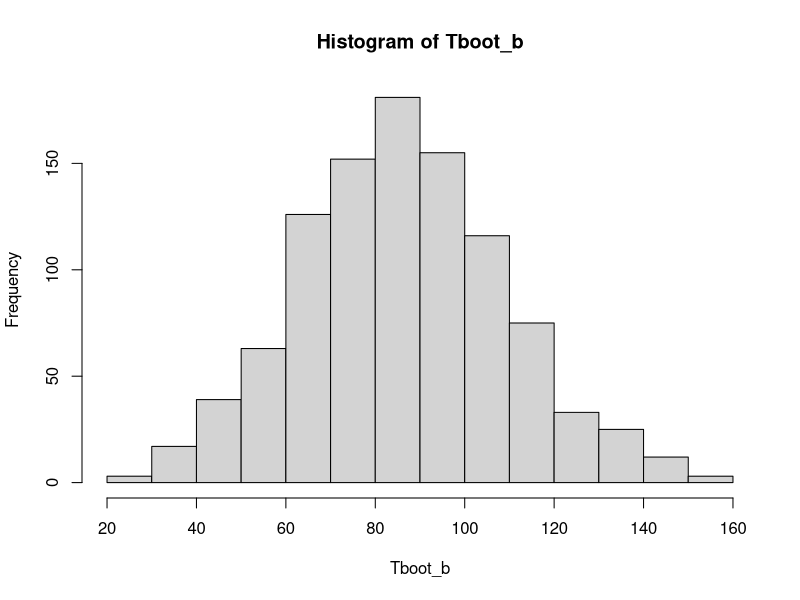
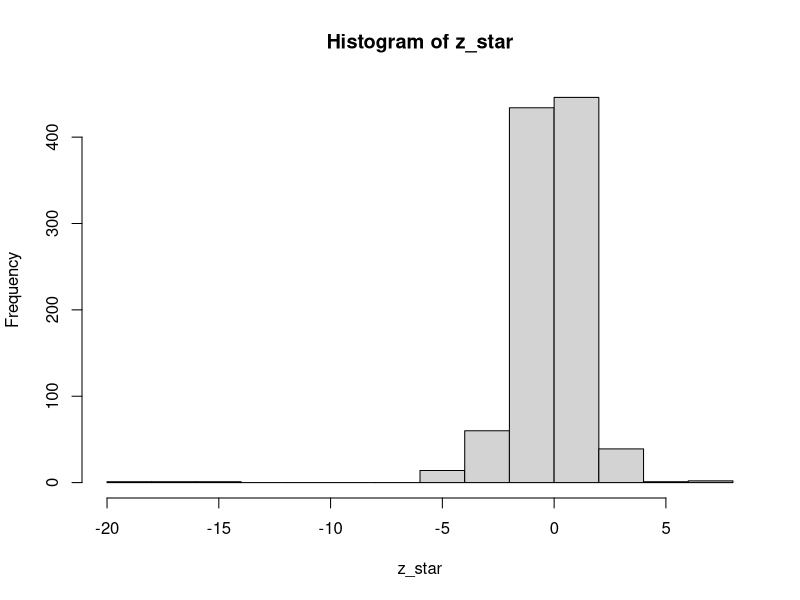
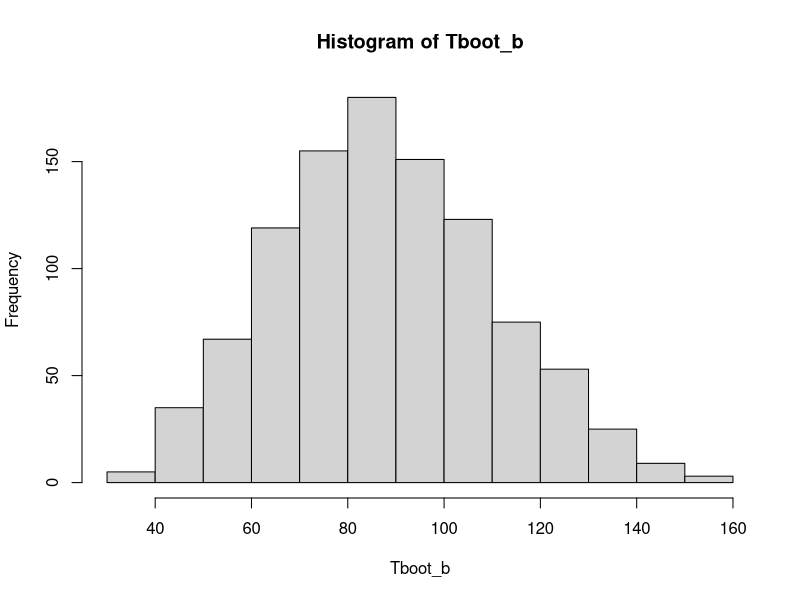

Write the R code that produced these figures, in order.
## ---- chunk 1
knitr::opts_chunk$set(echo = TRUE)
## ---- chunk 2
X<-c(94,197,16,38,99,141,23)
Y<-c(52,104,146,10,51,30,40,27,46)
## ---- chunk 3
(estimacion<-mean(X))
sd(X)
n<-length(X)
## ---- chunk 4
estimacion+c(-1,1)*qt(p=0.975,df=(n-1))*sd(X)/n
## ---- chunk 5
B <- 1000
Tboot_b <- NULL
for(b in 1:B) {
  xb <- sample(X, size = n, replace = TRUE)
  Tboot_b[b] <- mean(xb)
}
Tboot_b[1:10]

hist(Tboot_b)
## ---- chunk 6
(sesgo_bootstrap <- mean(Tboot_b))
estimacion
sesgo_bootstrap-estimacion
## ---- chunk 7
(cuantil_z <- qnorm(1 - 0.05 / 2))
(sdboot <- sd(Tboot_b))
estimacion + c(-1,1)*cuantil_z * sdboot
## ---- chunk 8
B <- 1000
Tboot_b <- NULL
Tboot_bm <- NULL
sdboot_b <- NULL
for (b in 1:B) {
  xb <- sample(X, size = n, replace = TRUE)
  Tboot_b[b] <- mean(xb)
  for (m in 1:B) {
    xbm <- sample(xb, size = n, replace = TRUE)
    Tboot_bm[m] <- mean(xbm)
  }
  sdboot_b[b] <- sd(Tboot_bm)
}
z_star <- (Tboot_b - estimacion) / sdboot_b

hist(z_star)
summary(z_star)
## ---- chunk 9
cuantil_t_empirico <- quantile(z_star, 1 - 0.05 / 2)
estimacion +c(-1,1) *cuantil_t_empirico* sdboot
## ---- chunk 10
B <- 1000
Tboot_b <- NULL
for(b in 1:B) {
  xb <- sample(X, size = n, replace = TRUE)
  Tboot_b[b] <- mean(xb)
}
hist(Tboot_b)
quantile(Tboot_b,0.05 / 2)
quantile(Tboot_b, 1 - 0.05 / 2)
## ---- chunk 11
library(boot) 
mean_fun=function(datos,indice){ 
  m=mean(datos[indice]) 
  v=var(datos[indice]) 
  c(m,v)
}

X.boot<-boot(X,mean_fun,R=1000) 
(results<-boot.ci(X.boot,type=c("basic","stud","perc")))
